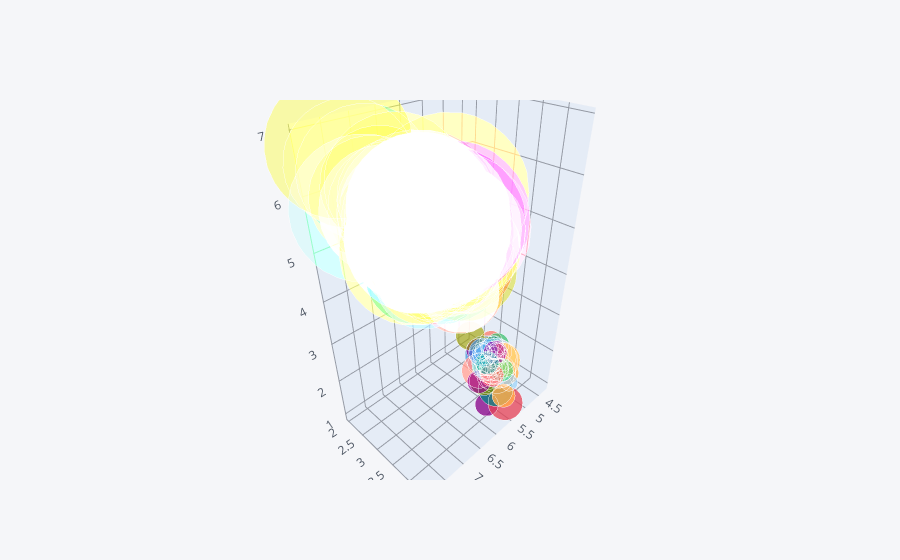

Write notebook code for a chart like this one.
### Code cell
df.iplot(kind ='bubble3d' , x ='sepal_length' , y ='sepal_width' , z= 'petal_length' ,size =  'petal_width')

### Figure 1 — Plotly figure (JSON) as saved in the notebook; plotly's stock layout.template omitted (floating-point values rounded to 4 significant figures; data arrays with more than 128 entries replaced by an {"elided": "..."} marker saying what was removed)
{"data": [{"marker": {"color": {"elided": "150 str values"}, "opacity": 0.8, "size": {"elided": "150 int values"}, "symbol": "circle"}, "mode": "markers", "text": {"elided": "150 str values"}, "type": "scatter3d", "x": {"elided": "150 float values"}, "y": {"elided": "150 float values"}, "z": {"elided": "150 float values"}}], "layout": {"legend": {"bgcolor": "#F5F6F9", "font": {"color": "#4D5663"}}, "paper_bgcolor": "#F5F6F9", "plot_bgcolor": "#F5F6F9", "scene": {"xaxis": {"gridcolor": "#9499A3", "showgrid": true, "tickfont": {"color": "#4D5663"}, "title": {"font": {"color": "#4D5663"}, "text": ""}, "zerolinecolor": "#9499A3"}, "yaxis": {"gridcolor": "#9499A3", "showgrid": true, "tickfont": {"color": "#4D5663"}, "title": {"font": {"color": "#4D5663"}, "text": ""}, "zerolinecolor": "#9499A3"}, "zaxis": {"gridcolor": "#9499A3", "showgrid": true, "tickfont": {"color": "#4D5663"}, "title": {"font": {"color": "#4D5663"}, "text": ""}, "zerolinecolor": "#9499A3"}}, "title": {"font": {"color": "#4D5663"}}}}
